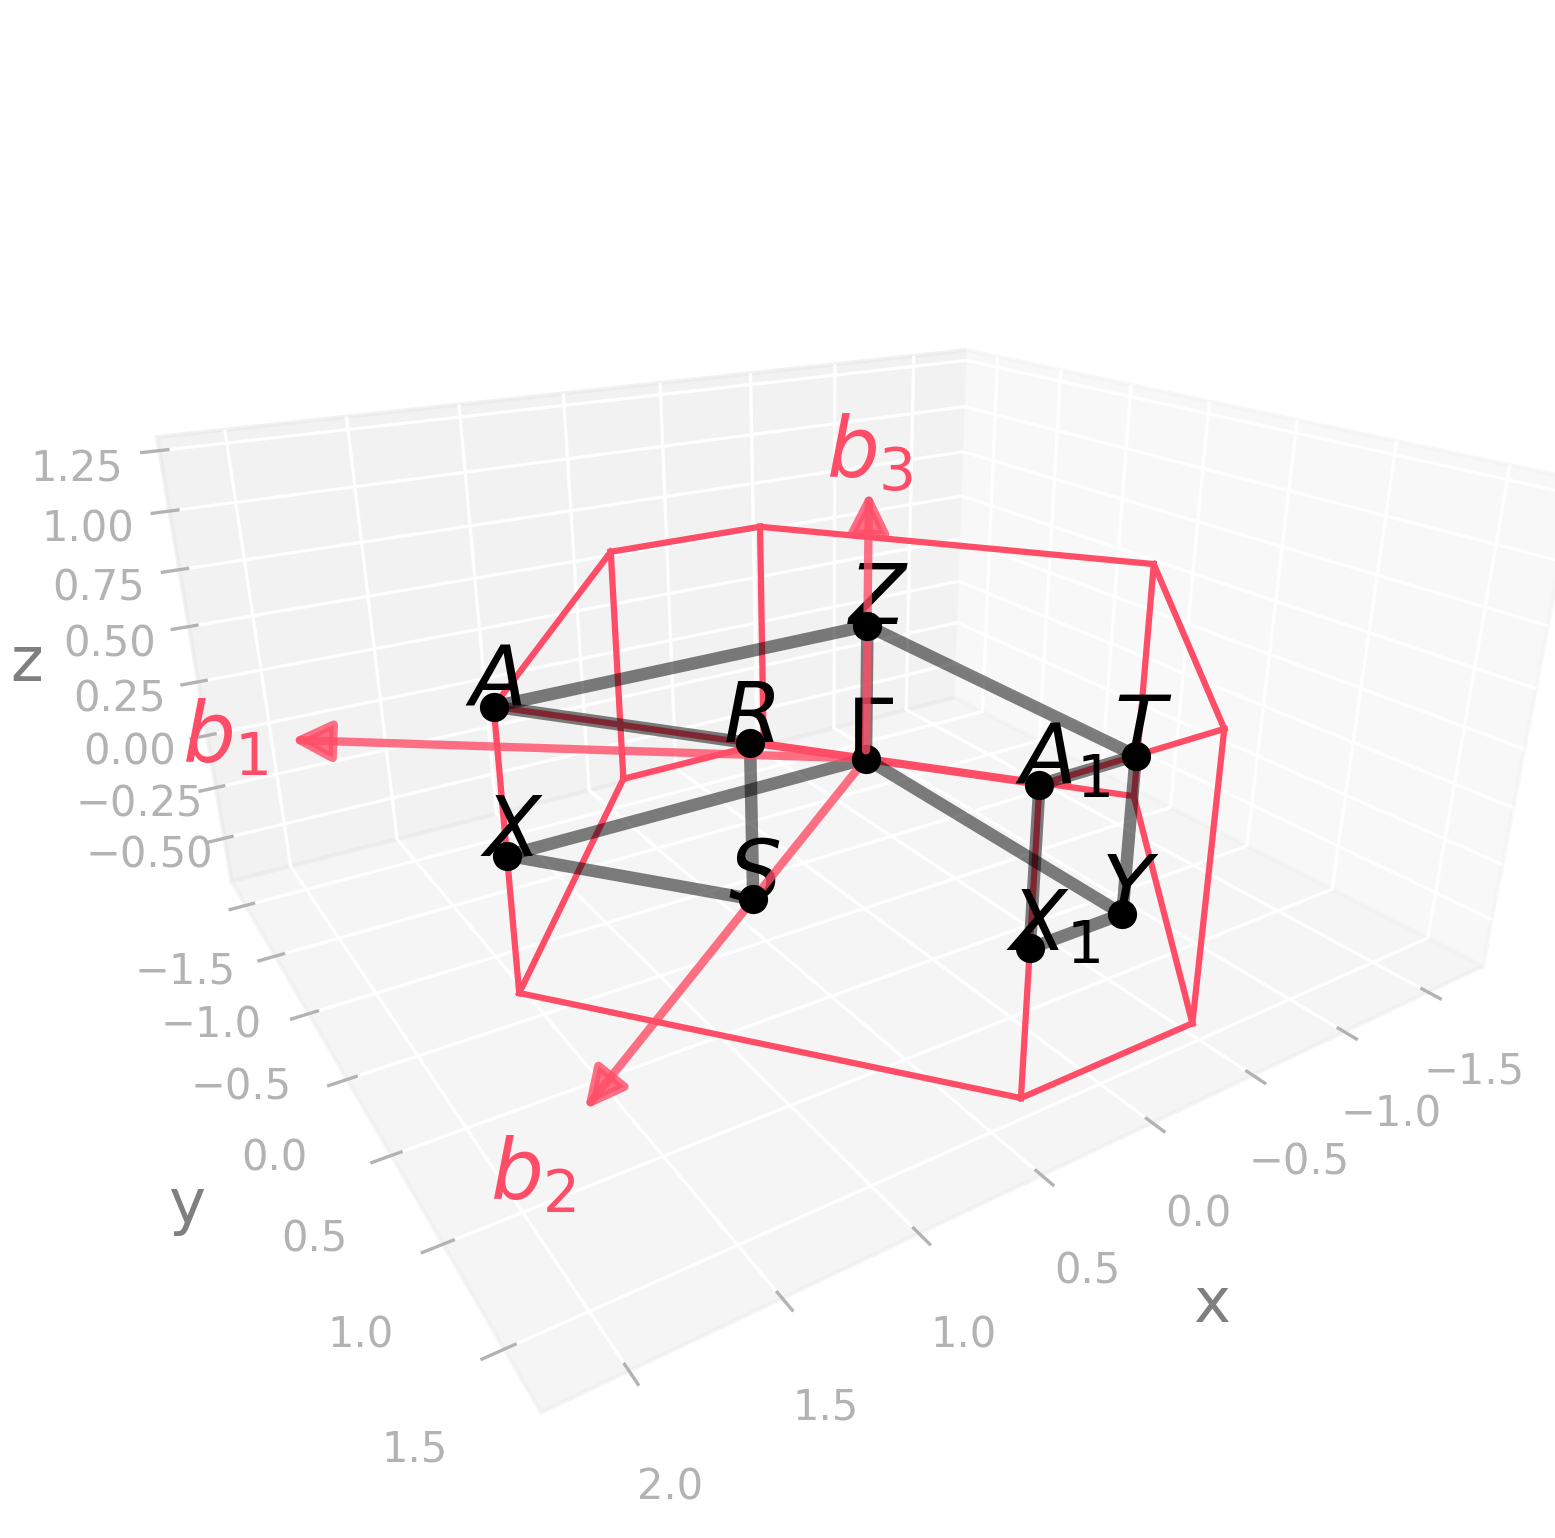

Reproduce this figure in Python.
import radtools as rad

l = rad.lattice_example(f"ORCC")
l.plot("brillouin-kpath")
# Save an image:
l.savefig(
    "orcc_brillouin.png",
    elev=22,
    azim=57,
    dpi=300,
   bbox_inches="tight",
)
# Interactive plot:
l.show(elev=22, azim=57)
